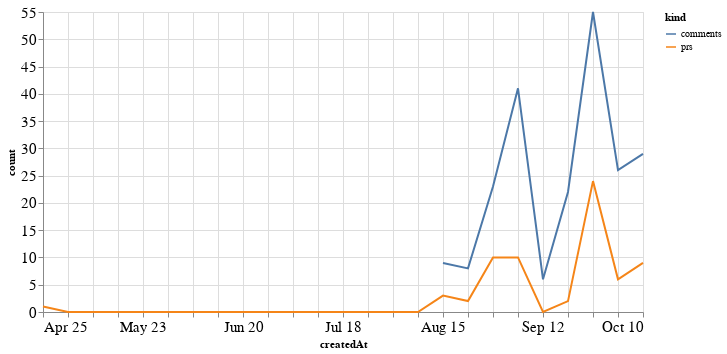

Source (notebook cell):
### Code cell
alt.Chart(total_time, width=600).mark_line().encode(
    x='createdAt',
    y='count',
    color='kind'
)

### Figure 1 — Vega-Lite specification as saved in the notebook (floating-point values rounded to 4 significant figures)
{"config": {"axisLeft": {"labelFontSize": 15}, "axisBottom": {"labelFontSize": 15}}, "data": {"name": "data-8e96871343d1183013a5d18f1e94b61d"}, "mark": "line", "encoding": {"color": {"type": "nominal", "field": "kind"}, "x": {"type": "temporal", "field": "createdAt"}, "y": {"type": "quantitative", "field": "count"}}, "width": 600, "$schema": "https://vega.github.io/schema/vega-lite/v4.8.1.json", "datasets": {"data-8e96871343d1183013a5d18f1e94b61d": [{"createdAt": "2021-04-25T00:00:00", "kind": "prs", "count": 1.0}, {"createdAt": "2021-05-02T00:00:00", "kind": "prs", "count": 0.0}, {"createdAt": "2021-05-09T00:00:00", "kind": "prs", "count": 0.0}, {"createdAt": "2021-05-16T00:00:00", "kind": "prs", "count": 0.0}, {"createdAt": "2021-05-23T00:00:00", "kind": "prs", "count": 0.0}, {"createdAt": "2021-05-30T00:00:00", "kind": "prs", "count": 0.0}, {"createdAt": "2021-06-06T00:00:00", "kind": "prs", "count": 0.0}, {"createdAt": "2021-06-13T00:00:00", "kind": "prs", "count": 0.0}, {"createdAt": "2021-06-20T00:00:00", "kind": "prs", "count": 0.0}, {"createdAt": "2021-06-27T00:00:00", "kind": "prs", "count": 0.0}, {"createdAt": "2021-07-04T00:00:00", "kind": "prs", "count": 0.0}, {"createdAt": "2021-07-11T00:00:00", "kind": "prs", "count": 0.0}, {"createdAt": "2021-07-18T00:00:00", "kind": "prs", "count": 0.0}, {"createdAt": "2021-07-25T00:00:00", "kind": "prs", "count": 0.0}, {"createdAt": "2021-08-01T00:00:00", "kind": "prs", "count": 0.0}, {"createdAt": "2021-08-08T00:00:00", "kind": "prs", "count": 0.0}, {"createdAt": "2021-08-15T00:00:00", "kind": "prs", "count": 3.0}, {"createdAt": "2021-08-22T00:00:00", "kind": "prs", "count": 2.0}, {"createdAt": "2021-08-29T00:00:00", "kind": "prs", "count": 10.0}, {"createdAt": "2021-09-05T00:00:00", "kind": "prs", "count": 10.0}, {"createdAt": "2021-09-12T00:00:00", "kind": "prs", "count": 0.0}, {"createdAt": "2021-09-19T00:00:00", "kind": "prs", "count": 2.0}, {"createdAt": "2021-09-26T00:00:00", "kind": "prs", "count": 24.0}, {"createdAt": "2021-10-03T00:00:00", "kind": "prs", "count": 6.0}, {"createdAt": "2021-10-10T00:00:00", "kind": "prs", "count": 9.0}, {"createdAt": "2021-04-25T00:00:00", "kind": "comments", "count": null}, {"createdAt": "2021-05-02T00:00:00", "kind": "comments", "count": null}, {"createdAt": "2021-05-09T00:00:00", "kind": "comments", "count": null}, {"createdAt": "2021-05-16T00:00:00", "kind": "comments", "count": null}, {"createdAt": "2021-05-23T00:00:00", "kind": "comments", "count": null}, {"createdAt": "2021-05-30T00:00:00", "kind": "comments", "count": null}, {"createdAt": "2021-06-06T00:00:00", "kind": "comments", "count": null}, {"createdAt": "2021-06-13T00:00:00", "kind": "comments", "count": null}, {"createdAt": "2021-06-20T00:00:00", "kind": "comments", "count": null}, {"createdAt": "2021-06-27T00:00:00", "kind": "comments", "count": null}, {"createdAt": "2021-07-04T00:00:00", "kind": "comments", "count": null}, {"createdAt": "2021-07-11T00:00:00", "kind": "comments", "count": null}, {"createdAt": "2021-07-18T00:00:00", "kind": "comments", "count": null}, {"createdAt": "2021-07-25T00:00:00", "kind": "comments", "count": null}, {"createdAt": "2021-08-01T00:00:00", "kind": "comments", "count": null}, {"createdAt": "2021-08-08T00:00:00", "kind": "comments", "count": null}, {"createdAt": "2021-08-15T00:00:00", "kind": "comments", "count": 9.0}, {"createdAt": "2021-08-22T00:00:00", "kind": "comments", "count": 8.0}, {"createdAt": "2021-08-29T00:00:00", "kind": "comments", "count": 23.0}, {"createdAt": "2021-09-05T00:00:00", "kind": "comments", "count": 41.0}, {"createdAt": "2021-09-12T00:00:00", "kind": "comments", "count": 6.0}, {"createdAt": "2021-09-19T00:00:00", "kind": "comments", "count": 22.0}, {"createdAt": "2021-09-26T00:00:00", "kind": "comments", "count": 55.0}, {"createdAt": "2021-10-03T00:00:00", "kind": "comments", "count": 26.0}, {"createdAt": "2021-10-10T00:00:00", "kind": "comments", "count": 29.0}]}}
